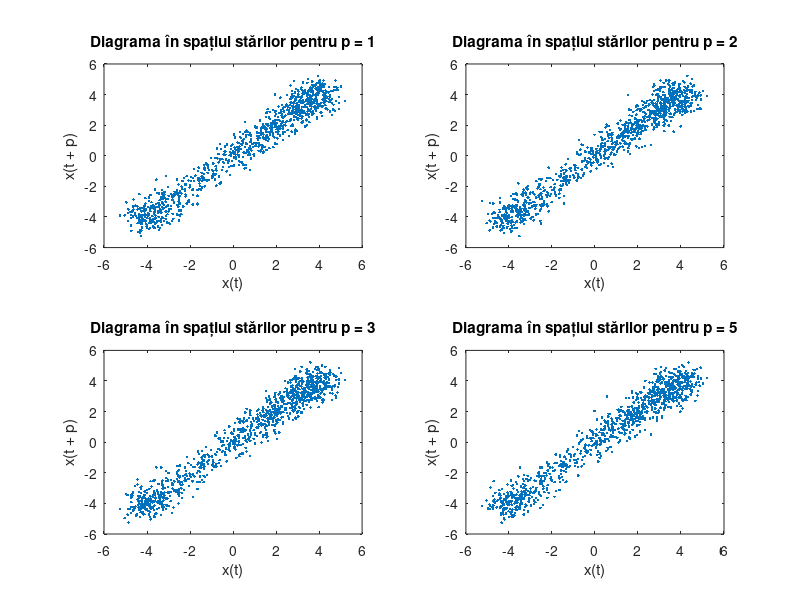
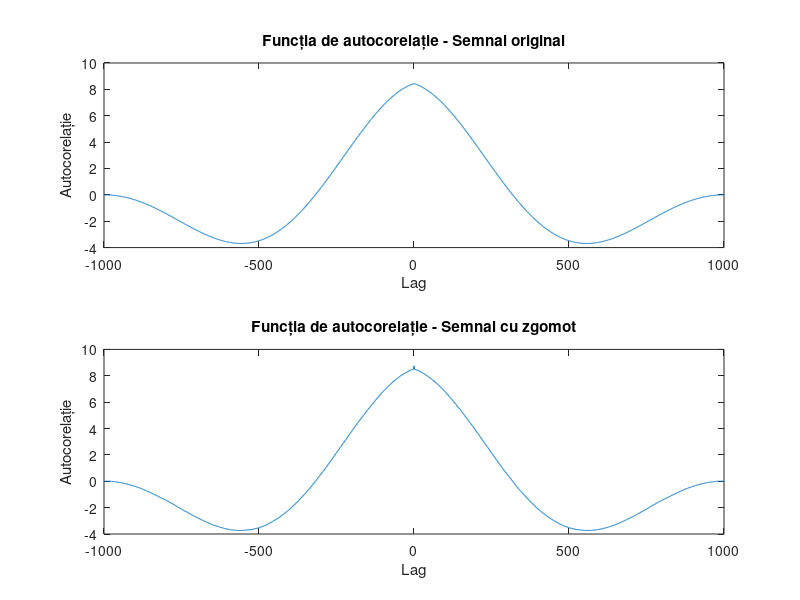
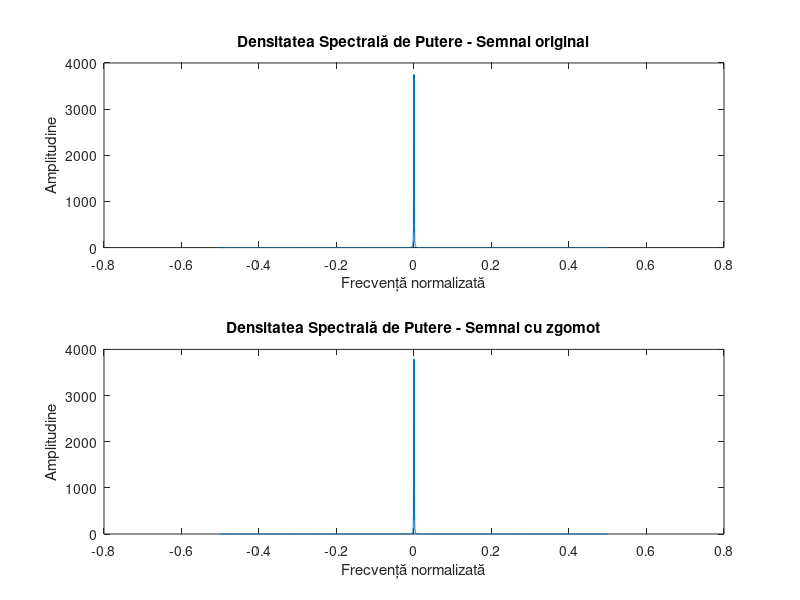

These charts were generated, in order, by the following MATLAB code:
pkg load signal;

% Parametri
A = 4; % amplitudinea
omega = 0.05; % frecvența unghiulară
phi = 0; % faza
N = 1000; % număr de eșantioane
p_values = [1, 2, 3, 5]; % valori pentru parametrul p

% Timp discret
t = linspace(0, 100, N);

% Semnal sinusoidal
x = A * sin(omega * t + phi);

% Adăugare zgomot
noise = 0.5 * randn(1, N); % zgomot gaussian
x_noisy = x + noise;

% Reprezentare spațiu al stărilor pentru diferite p
figure;
for i = 1:length(p_values)
    p = p_values(i);
    subplot(2, 2, i);
    plot(x_noisy(1:end-p), x_noisy(p+1:end), '.');
    title(['Diagrama în spațiul stărilor pentru p = ', num2str(p)]);
    xlabel(['x(t)']);
    ylabel(['x(t + p)']);
end

% Calcul funcție de autocorelație înainte și după zgomot
autocorr_original = xcorr(x, 'biased');
autocorr_noisy = xcorr(x_noisy, 'biased');

% Transformata Fourier a autocorelației (densitatea spectrală de putere)
freq = linspace(-0.5, 0.5, length(autocorr_original)); % Axa frecvențelor normalizate

% Semnal original
fft_autocorr_original = fftshift(abs(fft(autocorr_original)));
% Semnal cu zgomot
fft_autocorr_noisy = fftshift(abs(fft(autocorr_noisy)));

% Afișare grafic autocorelație
figure;
subplot(2, 1, 1);
plot(-N+1:N-1, autocorr_original);
title('Funcția de autocorelație - Semnal original');
xlabel('Lag');
ylabel('Autocorelație');

subplot(2, 1, 2);
plot(-N+1:N-1, autocorr_noisy);
title('Funcția de autocorelație - Semnal cu zgomot');
xlabel('Lag');
ylabel('Autocorelație');

% Afișare densitate spectrală de putere
figure;
subplot(2, 1, 1);
plot(freq, fft_autocorr_original);
title('Densitatea Spectrală de Putere - Semnal original');
xlabel('Frecvență normalizată');
ylabel('Amplitudine');

subplot(2, 1, 2);
plot(freq, fft_autocorr_noisy);
title('Densitatea Spectrală de Putere - Semnal cu zgomot');
xlabel('Frecvență normalizată');
ylabel('Amplitudine');
